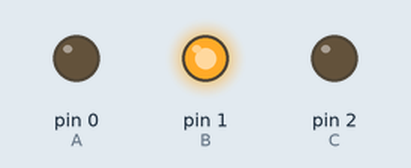
The sketch below on a simulated Arduino Uno, built with avr-gcc and run on an emulated ATmega328P. Parts: output pins drawn as LEDs (lit = HIGH).

Above: at 0.1 s.
At 0.7 s:
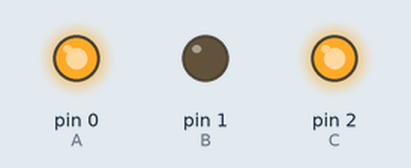
At 0.9 s:
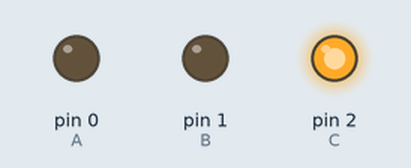
At 1.7 s:
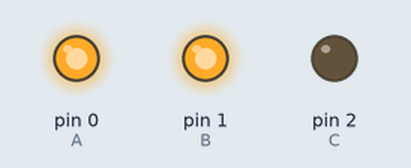
At 2.7 s:
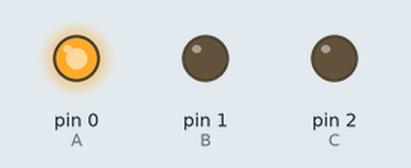
Timing chart, 0 to 3.0 s (numbered marks = the images above):
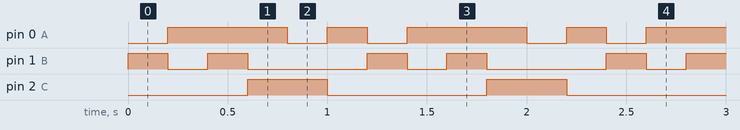

The sketch:

CharliePlexing.ino
```cpp
#define A 0
#define B 1
#define C 2

#define ESPERA 200

void setup() {

}

void loop() {
  // put your main code here, to run repeatedly:
  for (int h = 1; h <= 6; h++) {
    panelCharlie(h);
    delay(ESPERA);
  }

}

void panelCharlie(int LED) {
  if (LED == 1) {
    pinMode(A, OUTPUT);
    digitalWrite(A, LOW);
    pinMode(B, OUTPUT);
    digitalWrite(B, HIGH);
    pinMode(C, INPUT);
  }
  if (LED == 2) {
    pinMode(A, OUTPUT);
    digitalWrite(A, HIGH);
    pinMode(B, OUTPUT);
    digitalWrite(B, LOW);
    pinMode(C, INPUT);
  }
  if (LED == 4) {
    pinMode(A, INPUT);
    pinMode(B, OUTPUT);
    digitalWrite(B, LOW);
    pinMode(C, OUTPUT);
    digitalWrite(C, HIGH);

  }
  if (LED == 3) {
    pinMode(A, INPUT);
    pinMode(B, OUTPUT);
    digitalWrite(B, HIGH);
    pinMode(C, OUTPUT);
    digitalWrite(C, LOW);
  }
  if (LED == 5) {
    pinMode(A, OUTPUT);
    digitalWrite(A, LOW);
    pinMode(B, INPUT);
    pinMode(C, OUTPUT);
    digitalWrite(C, HIGH);
  }
  if (LED == 6) {
    pinMode(A, OUTPUT);
    digitalWrite(A, HIGH);
    pinMode(B, INPUT);
    pinMode(C, OUTPUT);
    digitalWrite(C, LOW);
  }
}
```

Measured:
- by itself, pin 0 (A): repeats every 1.2 s: LOW 0.20 s, HIGH 0.20 s, LOW 0.20 s, HIGH 0.60 s
- by itself, pin 1 (B): repeats every 1.2 s: LOW 0.20 s, HIGH 0.20 s, LOW 0.60 s, HIGH 0.20 s
- by itself, pin 2 (C): alternates HIGH for 0.40 s and LOW for 0.80 s
